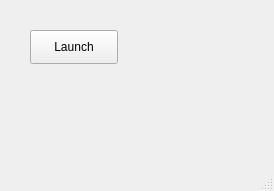
<?xml version="1.0" encoding="UTF-8"?>
<ui version="4.0">
 <class>MainWindow</class>
 <widget class="QMainWindow" name="MainWindow">
  <property name="geometry">
   <rect>
    <x>0</x>
    <y>0</y>
    <width>274</width>
    <height>191</height>
   </rect>
  </property>
  <property name="windowTitle">
   <string>MainWindow</string>
  </property>
  <widget class="QWidget" name="centralwidget">
   <widget class="QPushButton" name="launchButton">
    <property name="geometry">
     <rect>
      <x>30</x>
      <y>30</y>
      <width>88</width>
      <height>34</height>
     </rect>
    </property>
    <property name="text">
     <string>Launch</string>
    </property>
   </widget>
  </widget>
  <widget class="QMenuBar" name="menubar">
   <property name="geometry">
    <rect>
     <x>0</x>
     <y>0</y>
     <width>274</width>
     <height>30</height>
    </rect>
   </property>
  </widget>
  <widget class="QStatusBar" name="statusbar"/>
 </widget>
 <resources/>
 <connections/>
</ui>
